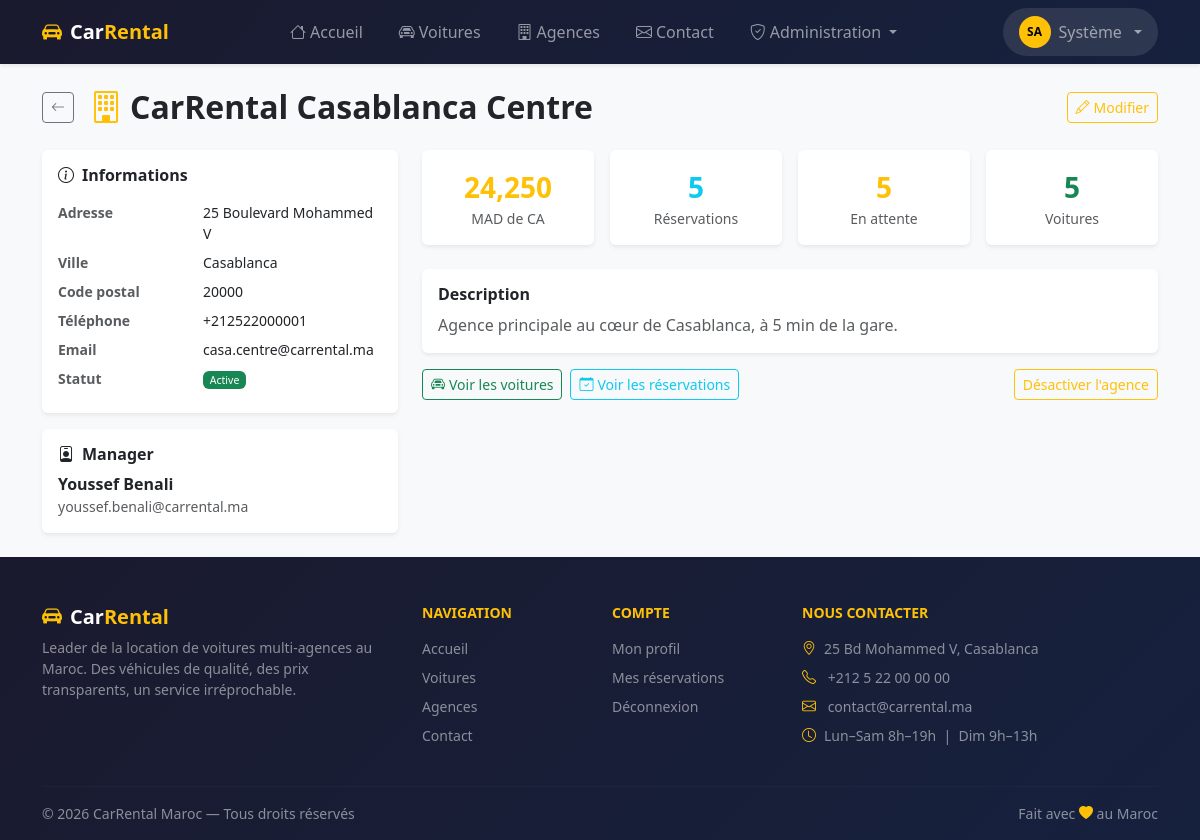
The page /admin/agencies/1 (signed in) on the database its author committed.
### tables this page shows
CREATE TABLE agencies (
    id          INT UNSIGNED    NOT NULL AUTO_INCREMENT,
    manager_id  INT UNSIGNED    NULL,
    nom         VARCHAR(150)    NOT NULL,
    adresse     VARCHAR(255)    NOT NULL,
    ville       VARCHAR(100)    NOT NULL,
    code_postal VARCHAR(10)     NULL,
    pays        VARCHAR(100)    NOT NULL DEFAULT 'Maroc',
    telephone   VARCHAR(20)     NULL,
    email       VARCHAR(191)    NULL,
    description TEXT            NULL,
    logo        VARCHAR(255)    NULL,
    actif       TINYINT(1)      NOT NULL DEFAULT 1,
    created_at  TIMESTAMP       NOT NULL DEFAULT CURRENT_TIMESTAMP,
    updated_at  TIMESTAMP       NOT NULL DEFAULT CURRENT_TIMESTAMP
                                ON UPDATE CURRENT_TIMESTAMP,
    PRIMARY KEY (id),
    UNIQUE KEY uq_agencies_email (email),
    INDEX idx_agencies_ville (ville),
    INDEX idx_agencies_actif (actif),
    CONSTRAINT fk_agencies_manager
        FOREIGN KEY (manager_id) REFERENCES users (id)
        ON DELETE SET NULL ON UPDATE CASCADE
);

CREATE TABLE users (
    id          INT UNSIGNED    NOT NULL AUTO_INCREMENT,
    nom         VARCHAR(100)    NOT NULL,
    prenom      VARCHAR(100)    NOT NULL,
    email       VARCHAR(191)    NOT NULL,
    password    VARCHAR(255)    NOT NULL,
    role        ENUM('client', 'agency_manager', 'super_manager')
                                NOT NULL DEFAULT 'client',
    telephone   VARCHAR(20)     NULL,
    avatar      VARCHAR(255)    NULL,
    actif       TINYINT(1)      NOT NULL DEFAULT 1,
    created_at  TIMESTAMP       NOT NULL DEFAULT CURRENT_TIMESTAMP,
    updated_at  TIMESTAMP       NOT NULL DEFAULT CURRENT_TIMESTAMP
                                ON UPDATE CURRENT_TIMESTAMP,
    PRIMARY KEY (id),
    UNIQUE KEY uq_users_email (email),
    INDEX idx_users_role (role),
    INDEX idx_users_actif (actif)
);

### app/Controllers/AgencyController.php (called while the page is built, shortened)
<?php
class AgencyController extends Controller
{
    private Agency $agencyModel;
    public function __construct()
    {
        $this->agencyModel = new Agency();
    }
    public function show(int $id): void
    {
        $agency = $this->agencyModel->findWithManager($id);
        $stats = $this->agencyModel->stats($id);
        $this->render('agencies/show', [
            'agency' => $agency,
            'stats'  => $stats,
            'flash'  => $this->getFlash(),
        ]);
    }
}

### core/App.php (called while the page is built, shortened)
<?php
class App
{
    private Router $router;
    public function __construct()
    {
        $this->router = new Router();
    }
    public function run(): void
    {
        $this->router->dispatch(
            $_SERVER['REQUEST_METHOD'],
            $_SERVER['REQUEST_URI']
        );
    }
}

### public/index.php (called while the page is built, shortened)
<?php
$config = require BASE_PATH . '/config/app.php';
(new \App\Core\App())->run();

### core/Database.php (called while the page is built, shortened)
<?php
class Database
{
    private static ?PDO $instance = null;
    public static function getInstance(): PDO
    {
        if (self::$instance === null) {
            $config = require BASE_PATH . '/config/database.php';
            $dsn = sprintf(
                'mysql:host=%s;port=%s;dbname=%s;charset=utf8mb4',
                $config['host'],
                $config['port'] ?? 3306,
                $config['database']
            );
            try {
                self::$instance = new PDO($dsn, $config['username'], $config['password'], [
                    PDO::ATTR_ERRMODE            => PDO::ERRMODE_EXCEPTION,
                    PDO::ATTR_DEFAULT_FETCH_MODE => PDO::FETCH_ASSOC,
                    PDO::ATTR_EMULATE_PREPARES   => false,
                ]);
            } catch (PDOException $e) {
                error_log('[DB] ' . $e->getMessage());
                http_response_code(500);
                die('Erreur de connexion à la base de données.');
            }
        }
        return self::$instance;
    }
}

### core/Model.php (called while the page is built, shortened)
<?php
abstract class Model
{
    protected PDO    $db;
    public function __construct()
    {
        $this->db = Database::getInstance();
    }
    public function queryOne(string $sql, array $params = []): array|false
    {
        $stmt = $this->db->prepare($sql);
        $stmt->execute($params);
        return $stmt->fetch();
    }
}

### app/Models/Agency.php (called while the page is built, shortened)
<?php
class Agency extends Model
{
    public function findWithManager(int $id): array|false
    {
        return $this->queryOne(
            "SELECT a.*,
                    u.nom       AS manager_nom,
                    u.prenom    AS manager_prenom,
                    u.email     AS manager_email
             FROM agencies a
             LEFT JOIN users u ON u.id = a.manager_id
             WHERE a.id = ?",
            [$id]
        );
    }
    public function stats(int $agencyId): array
    {
        $row = $this->queryOne(
            "SELECT
                COUNT(DISTINCT c.id)                            AS total_voitures,
                COUNT(DISTINCT r.id)                            AS total_reservations,
                SUM(r.statut = 'en_attente')                    AS resa_en_attente,
                SUM(r.statut = 'confirmee')                     AS resa_confirmees,
                COALESCE(SUM(
                    CASE WHEN r.statut IN ('confirmee','terminee')
                    THEN r.prix_total ELSE 0 END), 0)           AS chiffre_affaires
             FROM agencies a
             LEFT JOIN cars c ON c.agency_id = a.id
             LEFT JOIN reservations r ON r.agency_id = a.id
             WHERE a.id = ?",
            [$agencyId]
        );
        return $row ?: [];
    }
}

### app/Views/agencies/show.php (the view)
<?php $pageTitle = htmlspecialchars($agency['nom']); ?>
<div class="d-flex align-items-center gap-3 mb-4">
    <a href="/admin/agencies" class="btn btn-outline-secondary btn-sm"><i class="bi bi-arrow-left"></i></a>
    <h2 class="fw-bold mb-0"><i class="bi bi-building text-warning me-2"></i><?= $pageTitle ?></h2>
    <a href="/admin/agencies/<?= $agency['id'] ?>/edit" class="btn btn-outline-warning btn-sm ms-auto">
        <i class="bi bi-pencil me-1"></i>Modifier
    </a>
</div>
<div class="row g-4">
    <div class="col-md-4">
        <div class="card shadow-sm mb-3">
            <div class="card-body">
                <h6 class="fw-bold mb-3"><i class="bi bi-info-circle me-2"></i>Informations</h6>
                <dl class="row small mb-0">
                    <dt class="col-5 text-muted">Adresse</dt>
                    <dd class="col-7"><?= htmlspecialchars($agency['adresse']) ?></dd>
                    <dt class="col-5 text-muted">Ville</dt>
                    <dd class="col-7"><?= htmlspecialchars($agency['ville']) ?></dd>
                    <dt class="col-5 text-muted">Code postal</dt>
                    <dd class="col-7"><?= htmlspecialchars($agency['code_postal'] ?? '—') ?></dd>
                    <dt class="col-5 text-muted">Téléphone</dt>
                    <dd class="col-7"><?= htmlspecialchars($agency['telephone'] ?? '—') ?></dd>
                    <dt class="col-5 text-muted">Email</dt>
                    <dd class="col-7"><?= htmlspecialchars($agency['email'] ?? '—') ?></dd>
                    <dt class="col-5 text-muted">Statut</dt>
                    <dd class="col-7">
                        <span class="badge bg-<?= $agency['actif'] ? 'success':'secondary' ?>">
                            <?= $agency['actif'] ? 'Active':'Inactive' ?>
                        </span>
                    </dd>
                </dl>
            </div>
        </div>
        <div class="card shadow-sm">
            <div class="card-body">
                <h6 class="fw-bold mb-2"><i class="bi bi-person-badge me-2"></i>Manager</h6>
                <?php if ($agency['manager_nom']): ?>
                    <p class="mb-0 fw-bold"><?= htmlspecialchars($agency['manager_prenom'].' '.$agency['manager_nom']) ?></p>
                    <p class="mb-0 text-muted small"><?= htmlspecialchars($agency['manager_email']) ?></p>
                <?php else: ?>
                    <p class="text-muted fst-italic small mb-0">Aucun manager assigné.</p>
                <?php endif; ?>
            </div>
        </div>
    </div>
    <div class="col-md-8">
        <div class="row g-3 mb-4">
            <div class="col-6 col-md-3">
                <div class="card shadow-sm text-center">
                    <div class="card-body py-3">
                        <div class="fs-3 fw-bold text-warning"><?= number_format($stats['chiffre_affaires'] ?? 0, 0) ?></div>
                        <div class="small text-muted">MAD de CA</div>
                    </div>
                </div>
            </div>
            <div class="col-6 col-md-3">
                <div class="card shadow-sm text-center">
                    <div class="card-body py-3">
                        <div class="fs-3 fw-bold text-info"><?= $stats['total_reservations'] ?? 0 ?></div>
                        <div class="small text-muted">Réservations</div>
                    </div>
                </div>
            </div>
            <div class="col-6 col-md-3">
                <div class="card shadow-sm text-center">
                    <div class="card-body py-3">
                        <div class="fs-3 fw-bold text-warning"><?= $stats['resa_en_attente'] ?? 0 ?></div>
                        <div class="small text-muted">En attente</div>
                    </div>
                </div>
            </div>
            <div class="col-6 col-md-3">
                <div class="card shadow-sm text-center">
                    <div class="card-body py-3">
                        <div class="fs-3 fw-bold text-success"><?= $stats['total_voitures'] ?? 0 ?></div>
                        <div class="small text-muted">Voitures</div>
                    </div>
                </div>
            </div>
        </div>
        <?php if (!empty($agency['description'])): ?>
            <div class="card shadow-sm">
                <div class="card-body">
                    <h6 class="fw-bold mb-2">Description</h6>
                    <p class="text-muted mb-0"><?= nl2br(htmlspecialchars($agency['description'])) ?></p>
                </div>
            </div>
        <?php endif; ?>
        <div class="d-flex gap-2 mt-3">
            <a href="/admin/cars?agency_id=<?= $agency['id'] ?>" class="btn btn-outline-success btn-sm">
                <i class="bi bi-car-front me-1"></i>Voir les voitures
            </a>
            <a href="/admin/reservations?agency_id=<?= $agency['id'] ?>" class="btn btn-outline-info btn-sm">
                <i class="bi bi-calendar-check me-1"></i>Voir les réservations
            </a>
            <form method="POST" action="/admin/agencies/<?= $agency['id'] ?>/toggle" class="d-inline ms-auto">
                <button class="btn btn-sm btn-outline-<?= $agency['actif'] ? 'warning':'success' ?>">
                    <?= $agency['actif'] ? 'Désactiver':'Activer' ?> l'agence
                </button>
            </form>
        </div>
    </div>
</div>

### core/Router.php (shortened to what this page needs)
<?php
class Router
{
    private array $routes = [];
    private function add(string $method, string $path, string $controller, string $action): void
    {
        $this->routes[] = [
            'method'     => $method,
            'pattern'    => $this->pathToRegex($path),
            'controller' => $controller,
            'action'     => $action,
            'params'     => $this->extractParamNames($path),
        ];
    }
    public function dispatch(string $method, string $uri): void
    {
        $uri = '/' . trim(strtok($uri, '?'), '/');
        foreach ($this->routes as $route) {
            if ($route['method'] !== $method) continue;
            if (preg_match($route['pattern'], $uri, $matches)) {
                $params = $this->extractParams($route['params'], $matches);
                $this->call($route['controller'], $route['action'], $params);
                return;
            }
        }
    }
    private function call(string $fqcn, string $action, array $params): void
    {
        $controller = new $fqcn();
        call_user_func_array([$controller, $action], $params);
    }
    private function pathToRegex(string $path): string
    {
        $pattern = preg_replace('/\{[a-z_]+\}/', '([0-9]+)', $path);
        return '#^' . $pattern . '$#';
    }
    private function extractParamNames(string $path): array
    {
        preg_match_all('/\{([a-z_]+)\}/', $path, $matches);
        return $matches[1];
    }
    private function extractParams(array $names, array $matches): array
    {
        $values = array_slice($matches, 1);
        $params = [];
        foreach ($names as $i => $name) {
            $params[$name] = isset($values[$i]) ? (int) $values[$i] : null;
        }
        return array_values($params);
    }
}

### public/assets/css/app.css (style rules this page uses)
:root { --cr-yellow: #FFC107; --cr-dark: #212529; }
body { background-color: #f8f9fa; }
a { color: var(--cr-yellow); }
.badge { font-weight: 500; }
.card { border: none; }

### rows shown on the page
agencies: nom "CarRental Casablanca Centre", adresse "25 Boulevard Mohammed V", ville "Casablanca", code_postal "20000", telephone "+212522000001", email "casa.centre@carrental.ma", manager.nom "Youssef Benali", manager.email "youssef.benali@carrental.ma", description "Agence principale au cœur de Casablanca, à 5 min de la gare."

### other values the page prints
$stats['chiffre_affaires'] "24,250"
$stats['total_reservations'] "5"
$stats['resa_en_attente'] "5"
$stats['total_voitures'] "5"
